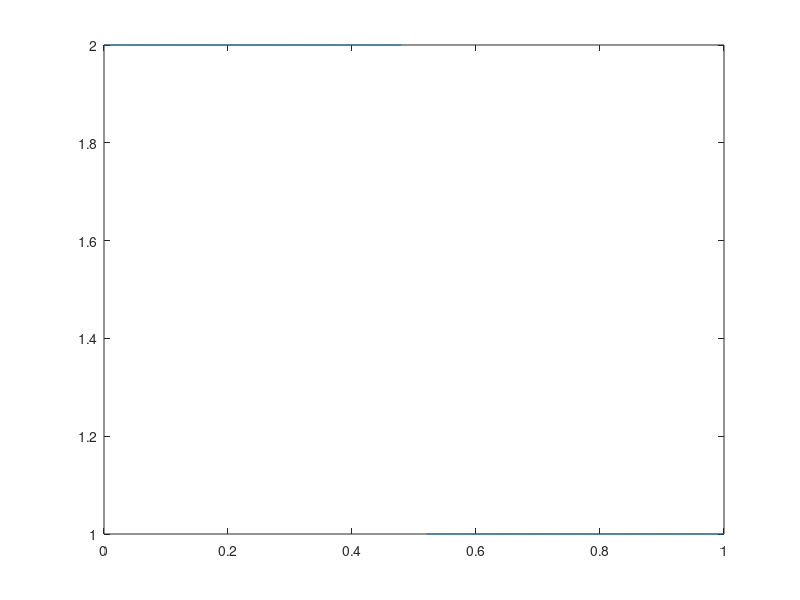

Write the MATLAB code that produced this figure.
a = 0;
b = 1;
N = 1000;
deltaX = (b-a)/N;
deltaT = .005;
lambda = .01;
nTimeSteps = round(.1/deltaT);
disp(lambda*deltaT/deltaX);

H = @(p) (1/2)*p.^2;

ul = 2;
ur = 1;

x = ((1:N)-(1/2))*deltaX;

% set up initial conditions
p = zeros(N, nTimeSteps+1);
w = zeros(N, nTimeSteps+1);
for i = 1:N
    if(x(i) < .5)
        p(i,1) = ul;
    else
        p(i,1) = ur;
    end
    w(i,1) = H(p(i));
end

pn = @(i1, i2, i3, m, p, w) 1/(2*deltaX)*(lambda*deltaT*p(i1,m) + 2*(-lambda*deltaT + deltaX)*p(i2,m) + deltaT*(lambda*p(i3,m) + w(i1,m)- w(i3,m)));
%wn = @(i1, i2, i3, m, p, w) (1/(2*deltaX))*(lambda^2*deltaT*p(i1,m)-lambda^2*deltaT*p(i3,m) + lambda*deltaT*w(i1,m) - 2*lambda*deltaT*w(i2,m) + 2*deltaX*w(i2,m) + lambda*deltaT*w(i3,m));
% time stepping
for n = 1:nTimeSteps
    p(1,n+1)=pn(1,1,2,n, p, w);
    %w(1,n+1)=wn(1,1,2,n, p, w);
    for i = 2:N-1
        p(i,n+1)=pn(i-1,i,i+1,n, p, w);
        %w(i,n+1)=wn(i-1,i,i+1,n, p, w);
    end
   p(N,n+1)=pn(N-1,N, N, n, p, w);
   %w(N,n+1)=wn(N-1,N, N, n, p, w);
   
   % instant relaxation
   %for j = 1:N
   %    w(j,n+1) = H(p(j,n+1));
   %end
   w(:,n+1) = H(p(:,n+1));
end

% plot each time step
for n=1:nTimeSteps+1
    plot(x,p(:,n));
    pause
end
